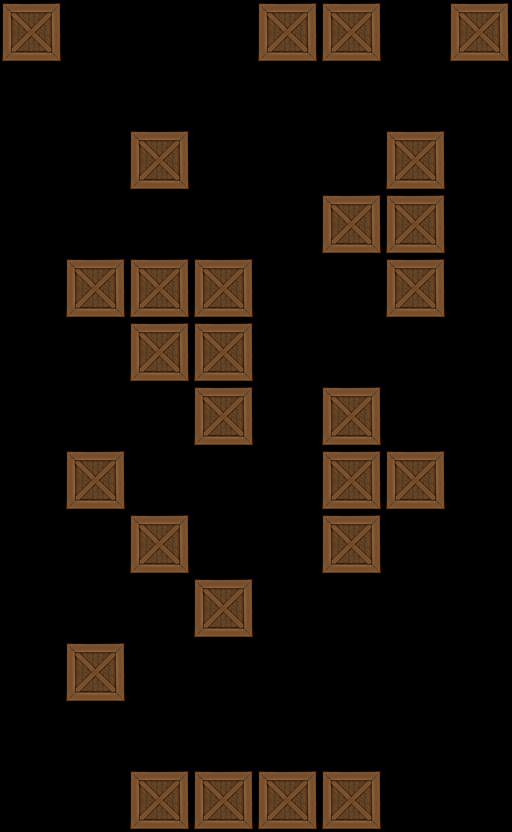

A 2D game scene composited from a Tiled map and its tileset images. What follows is a short description and the map's XML, with each tile layer's data collapsed to a summary:
An orthogonal 8x13 tile map with 64x64 px tiles, 1 tile layer (Tile Layer 1).

<map version="1.0" orientation="orthogonal" width="8" height="13" tilewidth="64" tileheight="64">
 <tileset firstgid="1" name="crate" tilewidth="64" tileheight="64">
  <image source="../../crate.png" width="64" height="64" />
 </tileset>
 <layer name="Tile Layer 1" width="8" height="13">
  <data>[104 cells, 27 non-empty, 1 distinct tile ids]</data>
 </layer>
</map>
